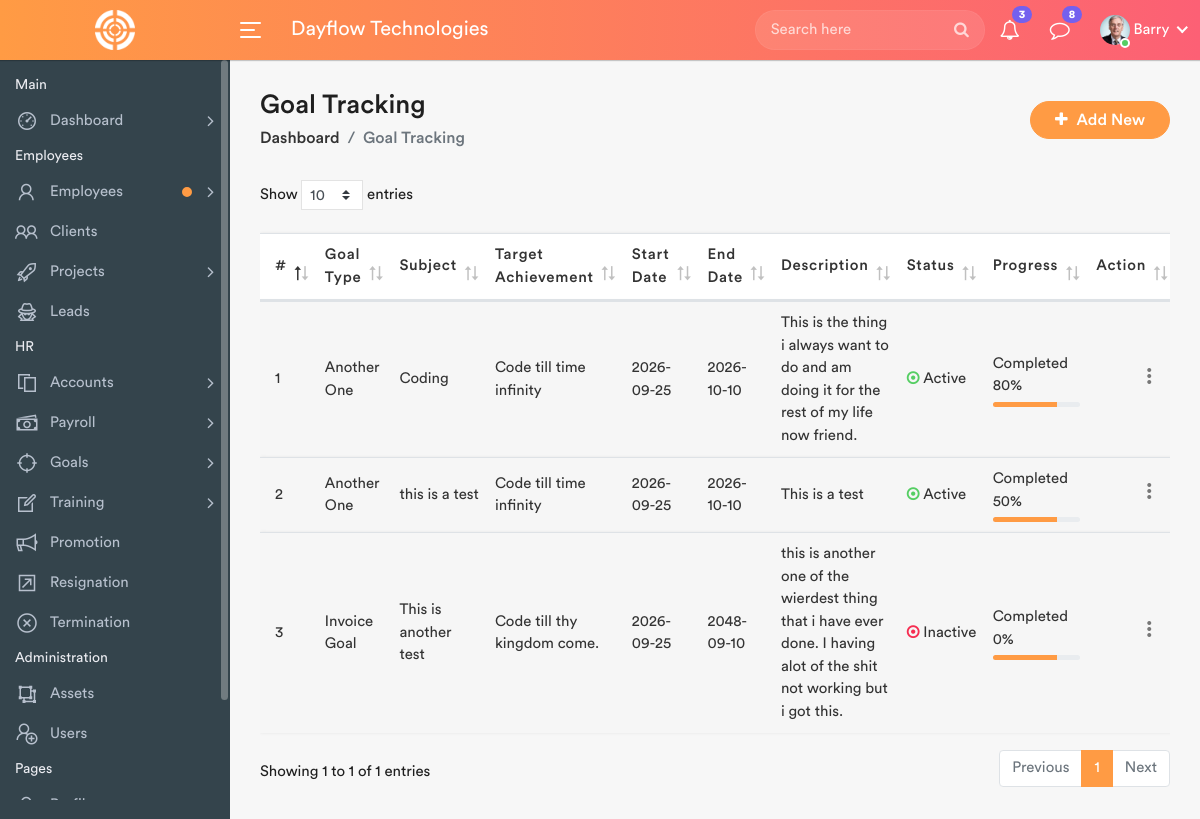
/goal-tracking.php (signed in), run on the app's committed database.
### tables this page shows
CREATE TABLE `users` (
  `id` int(11) NOT NULL,
  `FirstName` varchar(200) NOT NULL,
  `LastName` varchar(200) NOT NULL,
  `UserName` varchar(200) NOT NULL,
  `Email` varchar(100) NOT NULL,
  `Password` varchar(200) NOT NULL,
  `Phone` varchar(20) NOT NULL,
  `Address` varchar(200) NOT NULL,
  `Picture` varchar(255) NOT NULL,
  `dateTime` datetime NOT NULL DEFAULT current_timestamp()
);

CREATE TABLE `goals` (
  `id` int(11) NOT NULL,
  `Type` varchar(200) NOT NULL,
  `Subject` varchar(200) NOT NULL,
  `Target` text NOT NULL,
  `StartDate` date NOT NULL,
  `EndDate` date NOT NULL,
  `Description` text NOT NULL,
  `Status` int(11) NOT NULL,
  `Progress` varchar(200) NOT NULL,
  `dateTime` datetime NOT NULL DEFAULT current_timestamp()
);

### goal-tracking.php (the view, shortened to what this page needs)
<?php
	include('includes/config.php');
 ?>
<!DOCTYPE html>
<html lang="en">
    <head>
        <link rel="stylesheet" href="assets/css/bootstrap.min.css">
        <link rel="stylesheet" href="assets/css/font-awesome.min.css">
        <link rel="stylesheet" href="assets/css/line-awesome.min.css">
		<link rel="stylesheet" href="assets/css/select2.min.css">
		<link rel="stylesheet" href="assets/css/bootstrap-datetimepicker.min.css">
		<link rel="stylesheet" href="assets/css/dataTables.bootstrap4.min.css">
        <link rel="stylesheet" href="assets/css/style.css">
    </head>
    <body>
        <div class="main-wrapper">
            <?php include_once("includes/header.php");?>
            <?php include_once("includes/sidebar.php");?>
            <div class="page-wrapper">
                <div class="content container-fluid">
					<div class="page-header">
						<div class="row align-items-center">
							<div class="col">
								<h3 class="page-title">Goal Tracking</h3>
								<ul class="breadcrumb">
									<li class="breadcrumb-item"><a href="index.php">Dashboard</a></li>
									<li class="breadcrumb-item active">Goal Tracking</li>
								</ul>
							</div>
							<div class="col-auto float-right ml-auto">
								<a href="#" class="btn add-btn" data-toggle="modal" data-target="#add_goal"><i class="fa fa-plus"></i> Add New</a>
							</div>
						</div>
					</div>
					<div class="row">
						<div class="col-md-12">
							<div class="table-responsive">
								<table class="table table-striped custom-table mb-0 datatable">
									<thead>
										<tr>
											<th style="width: 30px;">#</th>
											<th>Goal Type</th>
											<th>Subject</th>
											<th>Target Achievement</th>
											<th>Start Date</th>
											<th>End Date</th>
											<th>Description </th>
											<th>Status </th>
											<th>Progress </th>
											<th class="text-right">Action</th>
										</tr>
									</thead>
									<?php
										$sql = "SELECT * FROM goals";
										$query = $dbh->prepare($sql);
										$query->execute();
										$results=$query->fetchAll(PDO::FETCH_OBJ);
										$cnt=1;
										if($query->rowCount() > 0)
										{
										foreach($results as $row)
										{
									?>
									<tbody>
										<tr>
											<td><?php echo $cnt; ?></td>
											<td><?php echo htmlentities($row->Type);?></td>
											<td><?php echo htmlentities($row->Subject);?></td>
											<td><?php echo htmlentities($row->Target);?></td>
											<td>
											<?php echo htmlentities($row->StartDate);?>
											</td>
											<td><?php echo htmlentities($row->EndDate);?></td>
											<td><?php echo htmlentities($row->Description);?></td>
											<td
											<?php if($row->Status == 1)
                                                    {?>
												<a href="goal-tracking.php?confirm=<?php echo htmlentities($row->id);?>" onclick="return confirm('Do you really want to Un-Confirm the Goal?')">
												<i class="fa fa-dot-circle-o text-success"></i> Active</a>
												<?php } else {?>
												<a href="goal-tracking.php?unconfirm=<?php echo htmlentities($result->id);?>" onclick="return confirm('Do you really want to Confirm the Goal?')">
												<i class="fa fa-dot-circle-o text-danger"></i> Inactive</a>
												<?php } ?>
											</td>
											<td><p class="mb-1"><?php echo  "Completed ".htmlentities($row->Progress)."%"; ?></p><div class="progress" style="height:5px">
											<div class="progress-bar bg-primary progress-sm" style="width: 73%;height:10px;"></div></div>
											</td>
											<td class="text-right">
												<div class="dropdown dropdown-action">
													<a href="#" class="action-icon dropdown-toggle" data-toggle="dropdown" aria-expanded="false"><i class="material-icons">more_vert</i></a>
												</div>
											</td>
										</tr>
									</tbody>
									<?php $cnt +=1; }} ?>
								</table>
							</div>
						</div>
					</div>
                </div>
            </div>
        </div>
    </body>
</html>

### includes/header.php (shortened to what this page needs)
<div class="header">
	<div class="header-left">
		<a href="index.php" class="logo">
			<img src="assets/img/logo.png" width="40" height="40" alt="">
		</a>
	</div>
	<a id="toggle_btn" href="javascript:void(0);">
		<span class="bar-icon">
			<span></span>
			<span></span>
			<span></span>
		</span>
	</a>
	<div class="page-title-box">
		<h3>Dayflow Technologies</h3>
	</div>
	<ul class="nav user-menu">
		<li class="nav-item">
			<div class="top-nav-search">
				<form action="search.php">
					<input class="form-control" type="text" placeholder="Search here">
					<button class="btn" type="submit"><i class="fa fa-search"></i></button>
				</form>
			</div>
		</li>
		<li class="nav-item dropdown">
			<a href="#" class="dropdown-toggle nav-link" data-toggle="dropdown">
				<i class="fa fa-bell-o"></i> <span class="badge badge-pill">3</span>
			</a>
		</li>
		<li class="nav-item dropdown">
			<a href="#" class="dropdown-toggle nav-link" data-toggle="dropdown">
				<i class="fa fa-comment-o"></i> <span class="badge badge-pill">8</span>
			</a>
		</li>
		<?php
		$sql = "SELECT * from users";
		$query = $dbh -> prepare($sql);
		$query->execute();
		$result=$query->fetch(PDO::FETCH_OBJ);
		?>
		<li class="nav-item dropdown has-arrow main-drop">
			<a href="#" class="dropdown-toggle nav-link" data-toggle="dropdown">
				<span class="user-img"><img src="./profiles/<?php echo htmlentities($result->Picture);?>" alt="User Picture">
				<span class="status online"></span></span>
				<span><?php echo htmlentities(ucfirst($_SESSION['userlogin']));?></span>
			</a>
		</li>
	</ul>
</div>

### data on the page
users: Picture (picture)
goals: Type "Another One", Subject "Coding", Target "Code till time infinity", StartDate "2026-09-25", EndDate "2026-10-10", Description "This is the thing i always want to do and am doing it for the rest of my life now friend.", Progress "80"
goals: Type "Another One", Subject "this is a test", Target "Code till time infinity", StartDate "2026-09-25", EndDate "2026-10-10", Description "This is a test", Progress "50"
goals: Type "Invoice Goal", Subject "This is another test", Target "Code till thy kingdom come.", StartDate "2026-09-25", EndDate "2048-09-10", Description "this is another one of the wierdest thing that i have ever done. I having alot of the shit not working but i got this.", Progress "0"

### other printed values
$_SESSION['userlogin'] "Barry"
